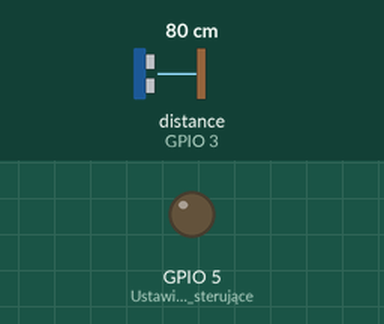
Recording of a sketch running on a simulated ESP32. On the bench: output pins drawn as LEDs (lit = HIGH). Wiring (inferred from the names in the program): ultrasonic range finder: trigger GPIO 2; echo GPIO 3. Dashed ring = blinking. The inputs (shaded band) are chosen by the test bench; at power-on: distance to the obstacle (sensor on GPIO 3) 80 cm. The echo pulse lasts 58.3 µs per cm; pins used as bus, display or sensor lines are not drawn.

Above: at 4.6 s.
4.7 s: distance to the obstacle (sensor on GPIO 3) set to 12 cm
6.2 s: distance to the obstacle (sensor on GPIO 3) set to 9 cm
At 12.1 s:
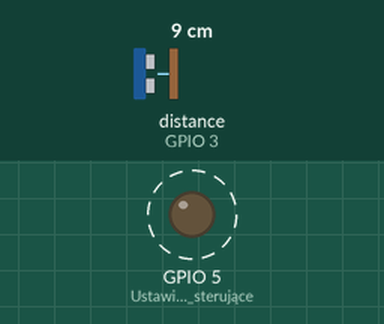
12.2 s: distance to the obstacle (sensor on GPIO 3) set to 18 cm
At 12.8 s:
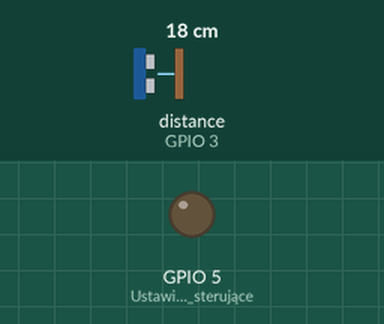
13.7 s: distance to the obstacle (sensor on GPIO 3) set to 2 cm
At 13.94 s:
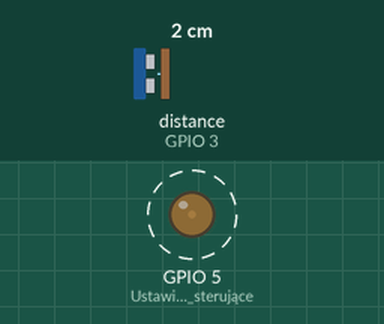
Timing chart, 0 to 17.7 s (numbered marks = the images above; inputs shaded):
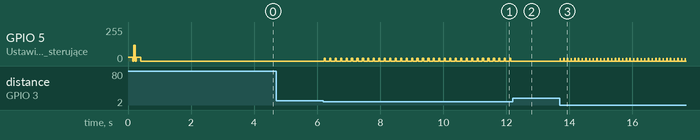

The sketch:

EventSketch.ino
```cpp
#include <WiFi.h>
#include <WiFiClient.h>
#include <WiFiServer.h>
#include <WiFiUdp.h>

#include <SPI.h>

#define trigPin 2
#define echoPin 3
/*
char ssid[] = "OnePlus3";     //  SSID sieci WiFi
char pass[] = "olaolaola";    // hasło
int status = WL_IDLE_STATUS;     // monitor połączenia
WiFiClient client;
String sendDist;
String sendVelocity;

unsigned long lastConnectionTime = 0;            // Ostatni czas połączenia z serwerem
const unsigned long postingInterval = 1L * 600L; // Interwał czasowy co który będzie nawiązywane połączenie z serwerem
float velocity;
unsigned long timeVelocityStart = 0L * 1000L;
unsigned long timeVelocityStop = 0L * 1000L;
long lastdystans = 0;*/
int incoming = 0;

void setup()  {

  Serial.begin (9600);
  SPI.begin();
  // Wersja firmware WiFiShield
  //  Serial.println("the version is: ");
  //  Serial.println(WiFi.firmwareVersion());


  // Adres MAC Arduino
  //printMacAddress();

  // Listowanie dostępnych sieci bezprzewodowych
  //Serial.println("Wyszukiwanie dostępnych sieci bezprzewodowych");
  //listNetworks();

  // Nazwiązywanie połączenia z wybraną siecią
  //Serial.print("Próba połączenia z siecią bezprzewodową: ");
  //Serial.println(ssid);
 /* status = WiFi.begin(ssid, pass);

  // Błąd połączenia:
  if ( status != WL_CONNECTED) {
    //Serial.println("Nie udało się ustanowić połączenia z siecią WiFi!");
    while(true);
  }
  // Udane połączenie:
  else {
    //Serial.println("Połączono z siecią!");
  }*/
  pinMode(trigPin, OUTPUT); // Ustawienie Trig pin dla sensora odległości
  pinMode(echoPin, INPUT); // Ustawienie Echo pin dla sensora odległości
  pinMode(5, OUTPUT); // Ustawienie pinu sterującego dla beepera

  // Sygnalizacja poprawnej inicjalizacji Arduino (3 krótkie sygnały dźwiękowe)
  initialbeep();

  delay(3000);
  //Serial.println("Odczyt danych: ");
}

void loop()  {

  long czas, dystans;

  digitalWrite(trigPin, LOW);
  delayMicroseconds(2);
  digitalWrite(trigPin, HIGH);
  delayMicroseconds(10);
  digitalWrite(trigPin, LOW);

  czas = pulseIn(echoPin, HIGH);
  dystans = czas / 58;


  incoming = Serial.read();
  if(incoming != -1){
    Serial.print(dystans);
    Serial.println();
  }


  if(dystans <= 10){
    beep(dystans * 4);
  }
/*
  timeVelocityStop = millis();
  velocity = abs((float)lastdystans - (float)dystans)/((float)timeVelocityStop - (float)timeVelocityStart)*1000.0;
  //Serial.println((float)timeVelocityStop - (float)timeVelocityStart);
  timeVelocityStart = timeVelocityStop;
  lastdystans = dystans;
  //Serial.print("Vel:");
  //Serial.println(velocity);

  // Wypisanie przychodzących wiadomości przy połączeniu z serwerem
  while (client.available()) {
    char c = client.read();
    //Serial.write(c);
  }

  // Po upływie interwału przesyłana jest kolejna porcja informacji:
  if (millis() - lastConnectionTime > postingInterval) {
    httpRequest(dystans, velocity);
  }
  */
  delay(100);
}

void beep(unsigned char delayms){
  analogWrite(5, 20);      // Nadanie sygnału na pin beepera (wartości od 1- 254 zmieniają ton)
  delay(delayms);          // Oczekiwanie w milisekundach
  analogWrite(5, 0);       // Wyłączenie beepera
  delay(delayms);          // Dodatkowy przestój
}

void initialbeep(){
  analogWrite(5, 30);
  delay(150);
  analogWrite(5, 0);
  delay(30);
  analogWrite(5, 120);
  delay(50);
  analogWrite(5, 0);
  delay(30);
  analogWrite(5, 30);
  delay(150);
  analogWrite(5, 0);
  delay(30);
}
/*
void printMacAddress() {
  // MAC adres
  byte mac[6];

  // Wypisywanie adresu MAC:
  WiFi.macAddress(mac);
  Serial.print("MAC: ");
  Serial.print(mac[5],HEX);
  Serial.print(":");
  Serial.print(mac[4],HEX);
  Serial.print(":");
  Serial.print(mac[3],HEX);
  Serial.print(":");
  Serial.print(mac[2],HEX);
  Serial.print(":");
  Serial.print(mac[1],HEX);
  Serial.print(":");
  Serial.println(mac[0],HEX);
}
*/
/*
void listNetworks() {
  // Skan pobliskich sieci Wifi:
  Serial.println("** Skanuję sieci bezprzewodowe **");
  byte numSsid = WiFi.scanNetworks();

  // Wypisanie odnalezionych sieci:
  Serial.print("Liczba dostępnych sieci bezprzewodowych: ");
  Serial.println(numSsid);

  // Wypisanie numeru i nazwy sieci bezprzewodowych:
  for (int thisNet = 0; thisNet<numSsid; thisNet++) {
    Serial.print(thisNet);
    Serial.print(") ");
    Serial.print(WiFi.SSID(thisNet));
    Serial.print("\tSiła sygnału: ");
    Serial.print(WiFi.RSSI(thisNet));
    Serial.print(" dBm");
    Serial.print("\tSzyfrowanie: ");
    Serial.println(WiFi.encryptionType(thisNet));
  }
}
*/
/*
void httpRequest(long dist, float velocity) {
  // Zamykanie jakichkolwiek połączeń, przed próbą nawiązania kolejnego
  client.stop();

  // Działanie po udanym połączeniu:
  if (client.connect("apps.agencja-art.pl", 80)) {

      //Serial.println("Przesył danych...");

    sendDist = String(dist);
    sendVelocity = String(velocity, 2);
    unsigned int len = 5 + sendDist.length() + 5 + sendVelocity.length();
    // Wysłanie POST request:
    client.println("POST /piotrek/arduino/save.php HTTP/1.1");
    client.println("Host: apps.agencja-art.pl");
    client.println("User-Agent: ArduinoWiFi/1.1");
    client.println("Connection: close");
    client.println("Content-Type: application/x-www-form-urlencoded");
    client.print("Content-Length: ");
    client.println(len);
    client.println();
    client.print("dist=");
    client.print(sendDist);
    client.print("&vel=");
    client.println(sendVelocity);

    // Zliczanie czasu ustalenia połączenia:
    lastConnectionTime = millis();
  } else {
    // W przypadku braku połączenia:
    //Serial.println("Nieudane połączenie z serwerem");
  }
}
*/
```

Measured:
- the behaviour switches between 11 and 10 cm on distance to the obstacle (sensor on GPIO 3) (found by bisection; images 0 and 1)
- after the input at 4.7 s, every drawn part: stays the same
- after the input at 6.2 s, GPIO 5 (Ustawienie_pinu_sterujące): alternates 20/255 for 0.04 s and 0/255 for 0.14 s, starting at once
- after the input at 12.2 s, GPIO 5 (Ustawienie_pinu_sterujące): stops changing and stays 0/255
- after the input at 13.7 s, GPIO 5 (Ustawienie_pinu_sterujące): alternates 20/255 for 0.01 s and 0/255 for 0.11 s, starting at once
